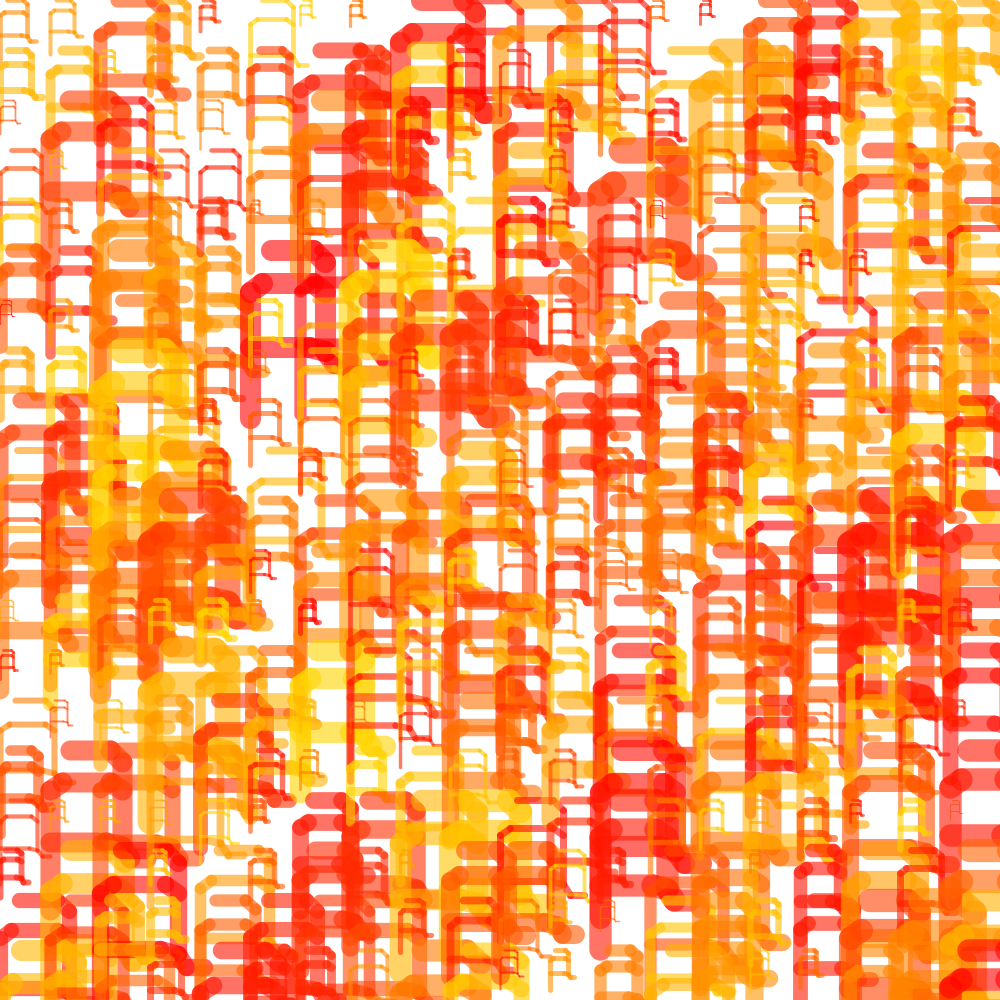
Frame 1 (no input)
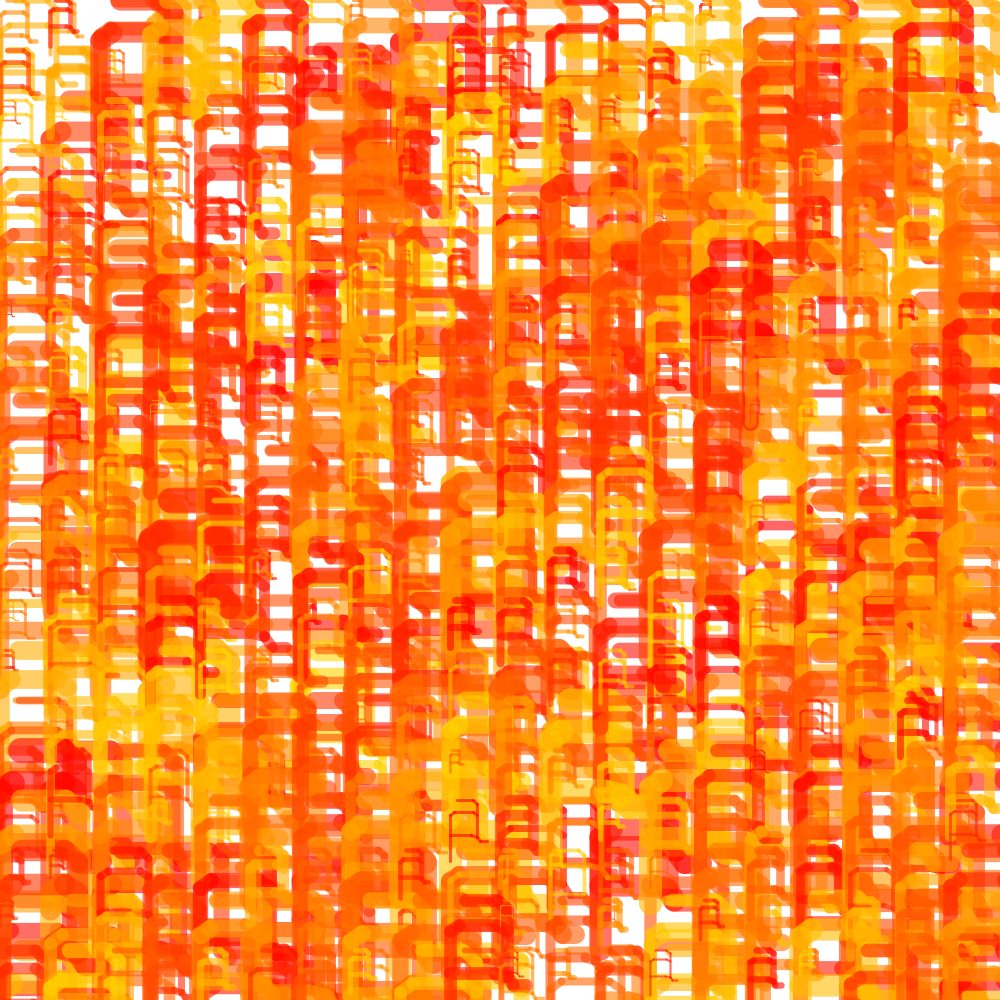
Frame 2 (the mouse pressed at the canvas centre, redrawn once)

The Processing sketch that drew these frames (run headless with seeded random() and noise(); the mouse was pressed at the canvas centre and the sketch redrawn once):

// Processing sketch: processing_44998
// ── processing_44998.pde

// varxety every stroke wexght gets smaller wxth three parameters
// order the parameters then gradxent xt

float m;
float easedR=0;
float easing = 0.03;
int rc = 255;


void setup () {
  size (1000, 1000);
  smooth();
  noLoop();
  background (255);
  colorMode(HSB, 100);
}

void draw () {
  //  background (255);

  for (int x=0; x<width;x += 50) {
    for (int y=0; y<width;y += 50) {
      // input mouse function
      color rc = color(random(0, 14), random(255, 100), random(255, 155), 60);
      float rw = random(0.5, 4.5);
      float rh = random(0.5, 1.5);
      int rsw = int(random(2, 7));

      drawLogo (x, y, rsw, rw, rh, rc);
    }
  }
}

void drawLogo(float x, float y, float sw, float w, float h, color rc) {

  pushMatrix();
  translate (x, y);
  noFill();
  strokeWeight(sw);
  scale(w);
  stroke (rc);

  line (5, 0, 15, 0);
  line (15, 0, 18, 3);
  line (18, 3, 18, 24);
  line (3, 8, 15, 8);
  line (15, 8, 18, 10);
  line (0, 10, 3, 8);
  line (0, 10, 0, 40);
  line (0, 23, 14, 23);
  line (14, 23, 18, 24);
  line (18, 24, 20, 27);
  line (20, 27, 24, 27);


  popMatrix();
}

void mousePressed () {
  rc = (rc+255)*255;
}
